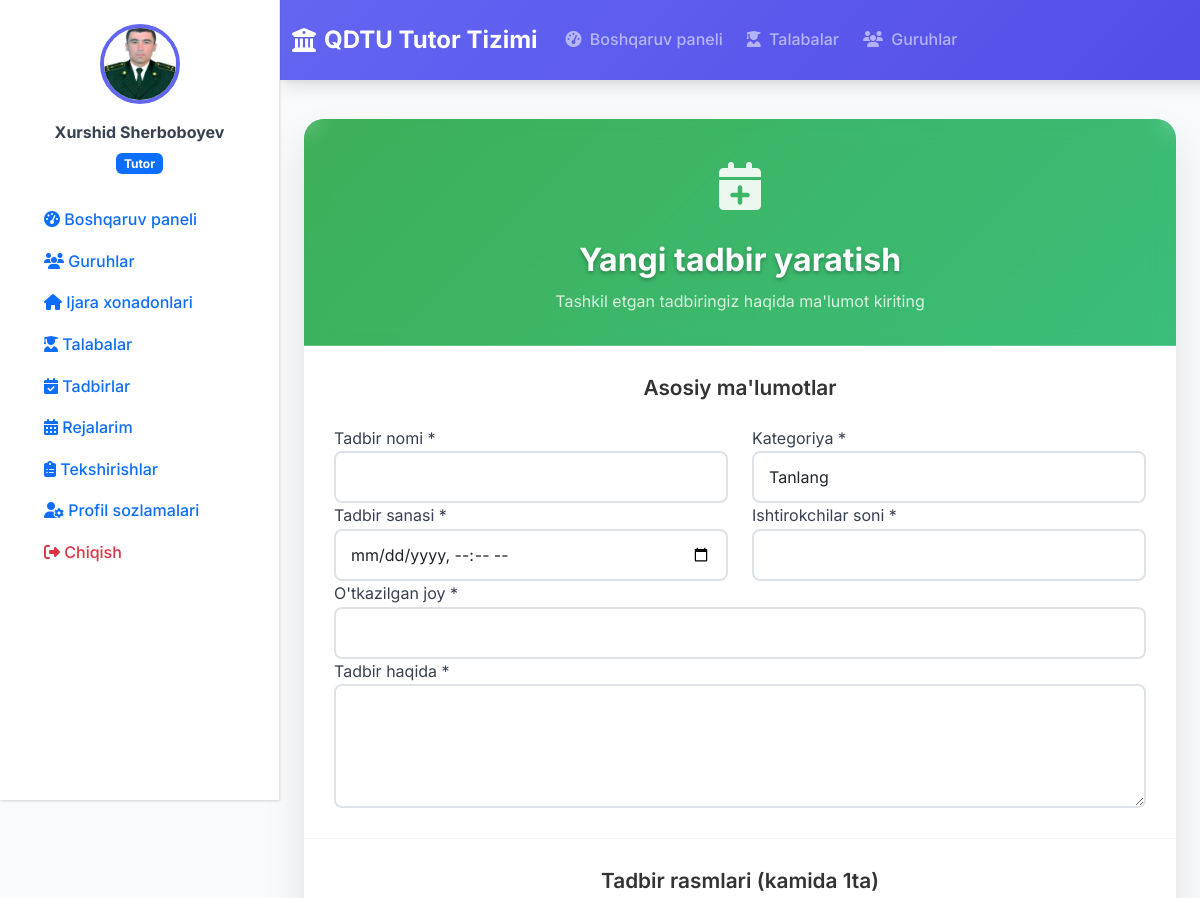
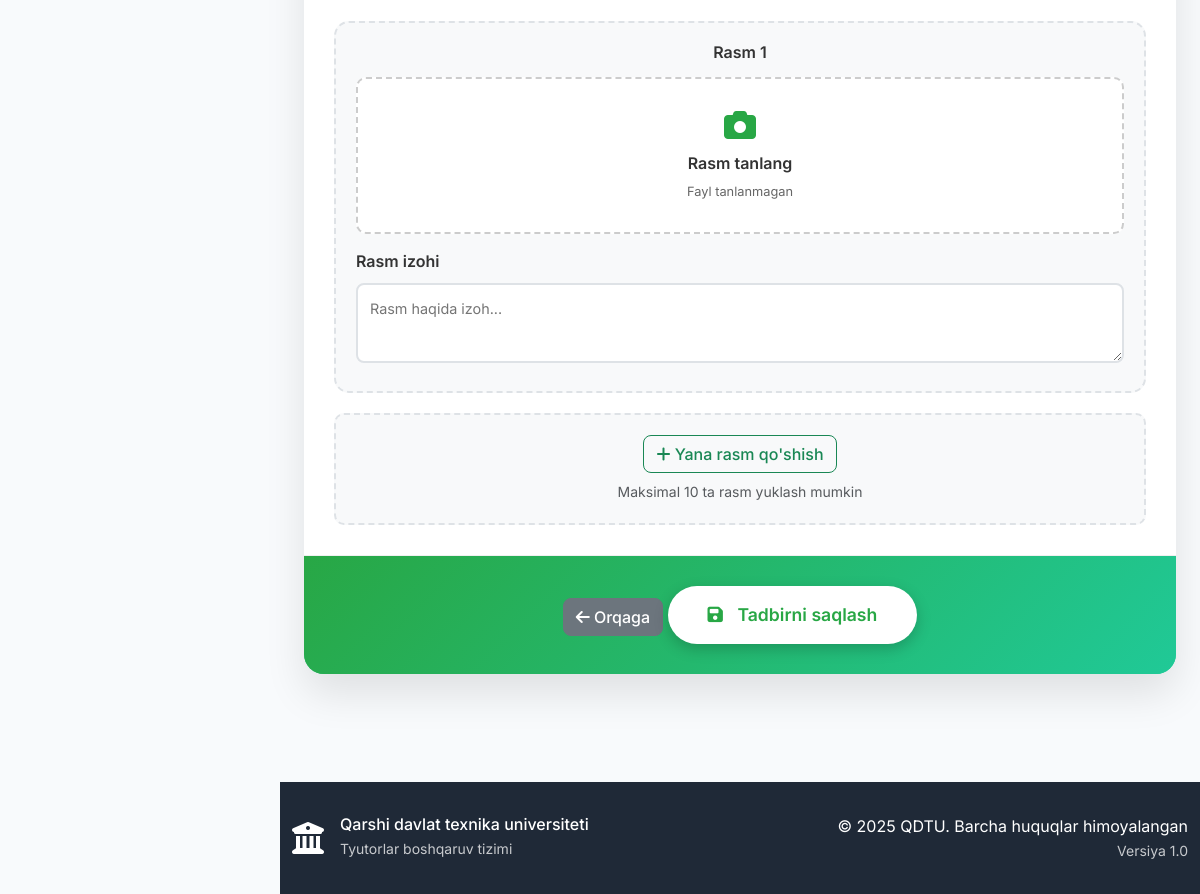
Page /events/create/ (signed in) on the committed database (2 pictures, top to bottom).
### accounts/models.py (models this page shows, shortened)
class User(AbstractUser):
    USER_TYPE_CHOICES = (
        ('rector', 'Rektor'),
        ('dean', 'Dekan'),
        ('tutor', 'Tutor'),
    )
    user_type = models.CharField(
        max_length=10,
        choices=USER_TYPE_CHOICES,
        verbose_name="Foydalanuvchi turi"
    )
    faculty = models.ForeignKey(
        'faculty.Faculty',
        on_delete=models.SET_NULL,
        null=True,
        blank=True,
        verbose_name="Fakultet"
    )
    profile_picture = models.ImageField(
        upload_to='profile_pics/',
        null=True,
        blank=True,
        verbose_name="Profil rasmi"
    )
    phone_number = models.CharField(
        max_length=20,
        blank=True,
        verbose_name="Telefon raqami"
    )
    class Meta:
        verbose_name = "Foydalanuvchi"
        verbose_name_plural = "Foydalanuvchilar"
    def is_rector(self):
        return self.user_type == 'rector'
    def is_dean(self):
        return self.user_type == 'dean'
    def is_tutor(self):
        return self.user_type == 'tutor'
    def get_full_name(self):
        return f"{self.first_name} {self.last_name}".strip() or self.username

### events/views.py (the view, shortened to what this page needs)
# urls.py: path('create/', views.create_event, name='create_event'),
@login_required
def create_event(request):
    if not request.user.is_tutor():
        messages.error(request, "Faqat tutorlar tadbir yaratishi mumkin!")
        return redirect('events:event_list')
    return render(request, 'events/create_event.html')

### templates/events/create_event.html (shortened to what this page needs)
{% extends 'base.html' %}
{% load static %}
{% block content %}
<div class="container-fluid">
    <div class="row justify-content-center">
        <div class="col-md-10 col-lg-12">
            <div class="event-form-container">
                <div class="form-header">
                    <div class="header-icon">
                        <i class="fas fa-calendar-plus"></i>
                    </div>
                    <h2 class="form-title">Yangi tadbir yaratish</h2>
                    <p class="form-subtitle">Tashkil etgan tadbiringiz haqida ma'lumot kiriting</p>
                </div>
                <form method="post" enctype="multipart/form-data" id="eventForm">
                    <div class="section-container">
                        <h4 class="section-title">Asosiy ma'lumotlar</h4>
                        <div class="row">
                            <div class="col-md-6">
                                <div class="form-group">
                                    <label for="title">Tadbir nomi *</label>
                                    <input type="text" name="title" id="title" class="form-control" required>
                                </div>
                            </div>
                            <div class="col-md-6">
                                <div class="form-group">
                                    <label for="category">Kategoriya *</label>
                                    <select name="category" id="category" class="form-control" required>
                                        <option value="">Tanlang</option>
                                    </select>
                                </div>
                            </div>
                        </div>
                        <div class="row">
                            <div class="col-md-6">
                                <div class="form-group">
                                    <label for="event_date">Tadbir sanasi *</label>
                                    <input type="datetime-local" name="event_date" id="event_date" class="form-control" required>
                                </div>
                            </div>
                            <div class="col-md-6">
                                <div class="form-group">
                                    <label for="participants_count">Ishtirokchilar soni *</label>
                                    <input type="number" name="participants_count" id="participants_count" class="form-control" min="1" required>
                                </div>
                            </div>
                        </div>
                        <div class="form-group">
                            <label for="location">O'tkazilgan joy *</label>
                            <input type="text" name="location" id="location" class="form-control" required>
                        </div>
                        <div class="form-group">
                            <label for="description">Tadbir haqida *</label>
                            <textarea name="description" id="description" class="form-control" rows="4" required></textarea>
                        </div>
                    </div>
                    <div class="section-container">
                        <h4 class="section-title">Tadbir rasmlari (kamida 1ta)</h4>
                        <div class="photo-upload-container">
                            <div class="photo-upload-grid" id="photoGrid">
                                <div class="photo-upload-item" data-photo-index="1">
                                    <div class="photo-upload-header">
                                        <h6>Rasm 1</h6>
                                    </div>
                                    <div class="photo-upload-area">
                                        <label class="photo-label">
                                            <i class="fas fa-camera"></i>
                                            <span>Rasm tanlang</span>
                                            <small>Fayl tanlanmagan</small>
                                        </label>
                                    </div>
                                    <div class="photo-comment">
                                        <label>Rasm izohi</label>
                                        <textarea name="photo_captions" placeholder="Rasm haqida izoh..."></textarea>
                                    </div>
                                </div>
                            </div>
                            <div class="add-photo-section">
                                <button type="button" class="btn btn-outline-success" id="addPhotoBtn">
                                    <i class="fas fa-plus"></i> Yana rasm qo'shish
                                </button>
                                <small class="text-muted d-block mt-2">
                                    Maksimal 10 ta rasm yuklash mumkin
                                </small>
                            </div>
                        </div>
                    </div>
                    <div class="form-footer">
                        <a href="{% url 'event_list' %}" class="btn btn-secondary mr-3">
                            <i class="fas fa-arrow-left"></i> Orqaga
                        </a>
                        <button type="submit" class="submit-btn" id="submitBtn">
                            <i class="fas fa-save"></i>
                            Tadbirni saqlash
                        </button>
                    </div>
                </form>
            </div>
        </div>
    </div>
</div>
{% endblock %}

### templates/sidebar.html (shortened to what this page needs)
{% load static %}
<div class="sidebar" id="sidebar">
    <div class="sidebar-content">
        <div class="user-info text-center mb-4">
            {% if user.profile_picture %}
                <img src="{{ user.profile_picture.url }}" class="profile-image mb-3">
            {% else %}
                <div class="profile-initials mb-3">
                    {{ user.first_name|first|upper }}{{ user.last_name|first|upper }}
                </div>
            {% endif %}
            <div class="user-details">
                <div class="mb-1 fw-bold">{{ user.get_full_name }}</div>
                <div class="badge bg-primary">
                    {% if user.is_rector %}
                        Prorektor
                    {% elif user.is_dean %}
                        Dekan
                    {% elif user.is_tutor %}
                        Tutor
                    {% endif %}
                </div>
            </div>
        </div>
        <nav class="sidebar-nav">
            <ul class="nav flex-column">
                <li class="nav-item">
                    <a class="nav-link " href="{% url 'dashboard' %}">
                        <i class="fas fa-tachometer-alt"></i>
                        <span>Boshqaruv paneli</span>
                    </a>
                </li>
                {% if user.is_tutor %}
                    <li class="nav-item">
                        <a class="nav-link {% if request.resolver_match.url_name == 'group_list' or request.resolver_match.url_name == 'group_detail' %}active{% endif %}" href="{% url 'group_list' %}">
                            <i class="fas fa-users"></i>
                            <span>Guruhlar</span>
                        </a>
                    </li>
                    <li class="nav-item">
                        <a class="nav-link {% if request.resolver_match.url_name == 'room_list' or request.resolver_match.url_name == 'room_detail' %}active{% endif %}" href="{% url 'room_list' %}">
                            <i class="fas fa-home"></i>
                            <span>Ijara xonadonlari</span>
                        </a>
                    </li>
                    <li class="nav-item">
                        <a class="nav-link {% if request.resolver_match.url_name == 'student_list' or request.resolver_match.url_name == 'student_detail' %}active{% endif %}" href="{% url 'student_list' %}">
                            <i class="fas fa-user-graduate"></i>
                            <span>Talabalar</span>
                        </a>
                    </li>
                    <li class="nav-item">
                        <a class="nav-link" href="{% url 'event_list' %}">
                            <i class="fas fa-calendar-check"></i>
                            <span>Tadbirlar</span>
                        </a>
                    </li>
                    <li class="nav-item">
                        <a class="nav-link " href="{% url 'plan_list' %}">
                            <i class="fas fa-calendar-alt"></i>
                            <span>Rejalarim</span>
                        </a>
                    </li>
                {% endif %}
                <li class="nav-item">
                    <a class="nav-link {% if request.resolver_match.url_name == 'inspection_list' %}active{% endif %}" href="{% url 'inspection_list' %}">
                        <i class="fas fa-clipboard-list"></i>
                        <span>Tekshirishlar</span>
                    </a>
                </li>
                <li class="nav-item mt-auto">
                    <a class="nav-link {% if request.resolver_match.url_name == 'profile' %}active{% endif %}" href="{% url 'profile' %}">
                        <i class="fas fa-user-cog"></i>
                        <span>Profil sozlamalari</span>
                    </a>
                </li>
                <li class="nav-item">
                    <a class="nav-link text-danger" href="{% url 'logout' %}">
                        <i class="fas fa-sign-out-alt"></i>
                        <span>Chiqish</span>
                    </a>
                </li>
            </ul>
        </nav>
    </div>
</div>

### templates/base.html (style rules this page uses)
:root { --primary-color: #6366f1; --primary-dark: #4f46e5; --secondary-color: #f59e0b; --success-color: #10b981; --warning-color: #f59e0b; --danger-color: #ef4444; --info-color: #3b82f6; --dark-color: #1f2937; --light-color: #f8fafc; --border-color: #e5e7eb; --text-muted: #6b7280; --shadow: 0 1px 3px 0 rgba(0, 0, 0, 0.1), 0 1px 2px 0 rgba(0, 0, 0, 0.06); --shadow-lg: 0 10px 15px -3px rgba(0, 0, 0, 0.1), 0 4px 6px -2px rgba(0, 0, 0, 0.05); }
* { font-family: 'Inter', sans-serif; }
body { background-color: #f8fafc; color: #374151; line-height: 1.6; margin: 0; padding-left: 0; transition: padding-left 0.3s ease; }
body.sidebar-open { padding-left: 280px; }
.btn { border-radius: 8px; font-weight: 500; transition: all 0.3s ease; }
.nav-link { font-weight: 500; transition: all 0.3s ease; border-radius: 6px; margin: 0 0.25rem; }
.sidebar { position: fixed; top: 0; left: -280px; width: 280px; height: 100vh; background: white; border-right: 1px solid var(--border-color); box-shadow: var(--shadow); padding: 1.5rem; transition: left 0.3s ease; z-index: 1040; overflow-y: auto; }
.sidebar.open { left: 0; }
@media (min-width: 992px) { body { padding-left: 280px; } }
@media (min-width: 992px) { .sidebar { left: 0; top: 0; } }
.profile-image { width: 80px; height: 80px; border-radius: 50%; object-fit: cover; border: 4px solid var(--primary-color); }
.form-control, .form-select { border-radius: 8px; border: 1px solid var(--border-color); padding: 0.75rem 1rem; transition: all 0.3s ease; }

### templates/events/create_event.html (style rules this page uses)
.event-form-container { background: linear-gradient(135deg, #28a745 0%, #20c997 100%); border-radius: 20px; padding: 0; margin: 20px 0; box-shadow: 0 20px 40px rgba(0, 0, 0, 0.1); overflow: hidden; }
.form-header { background: rgba(255, 255, 255, 0.1); backdrop-filter: blur(10px); padding: 30px; text-align: center; color: white; border-bottom: 1px solid rgba(255, 255, 255, 0.2); }
.header-icon { font-size: 3rem; margin-bottom: 15px; opacity: 0.9; }
.form-title { font-size: 2rem; font-weight: 700; margin-bottom: 10px; text-shadow: 0 2px 4px rgba(0, 0, 0, 0.3); }
.form-subtitle { font-size: 1rem; opacity: 0.8; margin: 0; }
.section-container { background: white; margin: 0; padding: 30px; border-bottom: 1px solid #f0f0f0; }
.section-title { font-size: 1.3rem; font-weight: 600; color: #333; margin-bottom: 25px; text-align: center; }
.photo-upload-grid { display: grid; grid-template-columns: repeat(auto-fit, minmax(300px, 1fr)); gap: 25px; }
.photo-upload-container { position: relative; }
.add-photo-section { text-align: center; margin-top: 20px; padding: 20px; border: 2px dashed #dee2e6; border-radius: 10px; background: #f8f9fa; transition: all 0.3s ease; }
.photo-upload-item { position: relative; background: #f8f9fa; border-radius: 15px; padding: 20px; border: 2px dashed #dee2e6; transition: all 0.3s ease; }
.photo-upload-header h6 { font-weight: 600; color: #333; margin-bottom: 15px; text-align: center; }
.photo-upload-area { position: relative; margin-bottom: 15px; }
.photo-label { display: flex; flex-direction: column; align-items: center; justify-content: center; padding: 30px 20px; border: 2px dashed #ccc; border-radius: 10px; cursor: pointer; transition: all 0.3s ease; background: white; }
.photo-label i { font-size: 2rem; color: #28a745; margin-bottom: 10px; }
.photo-label span { font-weight: 600; color: #333; margin-bottom: 5px; }
.photo-label small { color: #666; font-size: 0.8rem; }
.photo-comment label { display: block; font-weight: 600; color: #333; margin-bottom: 8px; }
.photo-comment textarea { width: 100%; min-height: 80px; border: 2px solid #dee2e6; border-radius: 8px; padding: 12px; font-size: 0.9rem; resize: vertical; transition: border-color 0.3s ease; }
.form-footer { background: linear-gradient(135deg, #28a745 0%, #20c997 100%); padding: 30px; text-align: center; }
.submit-btn { background: white; color: #28a745; border: none; padding: 15px 40px; font-size: 1.1rem; font-weight: 600; border-radius: 50px; cursor: pointer; transition: all 0.3s ease; box-shadow: 0 5px 15px rgba(0, 0, 0, 0.2); }
.submit-btn i { margin-right: 10px; }
.form-control { border-radius: 8px; border: 2px solid #dee2e6; padding: 12px 15px; transition: all 0.3s ease; }

### rows in the picture
User: profile_picture (picture), get_full_name "Xurshid Sherboboyev"
